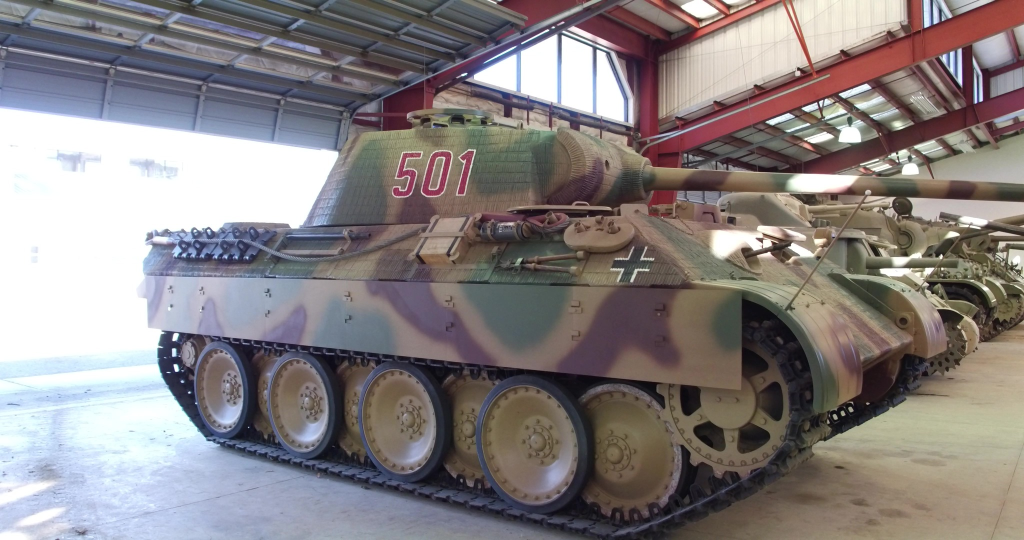
#> input picture uploads_test_images/00003.jpg, 2048 x 1080 px (shown at 1/2 size)
$ python make_downscaled_masks.py --in-dir ../uploads_test_images --out-root out.png --scales 3
#> lines starting #> are read from the running program, lines starting #| are printed output that depends on the picture
import argparse, os
from PIL import Image

def main():
    ap = argparse.ArgumentParser()
    ap.add_argument("--in-dir", required=True)
    ap.add_argument("--out-root", required=True)
    ap.add_argument("--scales", nargs="+", type=int, required=True)
    args = ap.parse_args()

    in_dir = args.in_dir
    out_root = args.out_root

    files = [f for f in os.listdir(in_dir) if f.lower().endswith((".png",".jpg",".jpeg"))]
    files.sort()

    for s in args.scales:
        out_dir = os.path.join(out_root, f"masks_{s}")
        os.makedirs(out_dir, exist_ok=True)

        for f in files:
            p = os.path.join(in_dir, f)
            im = Image.open(p).convert("L")  # mask as grayscale
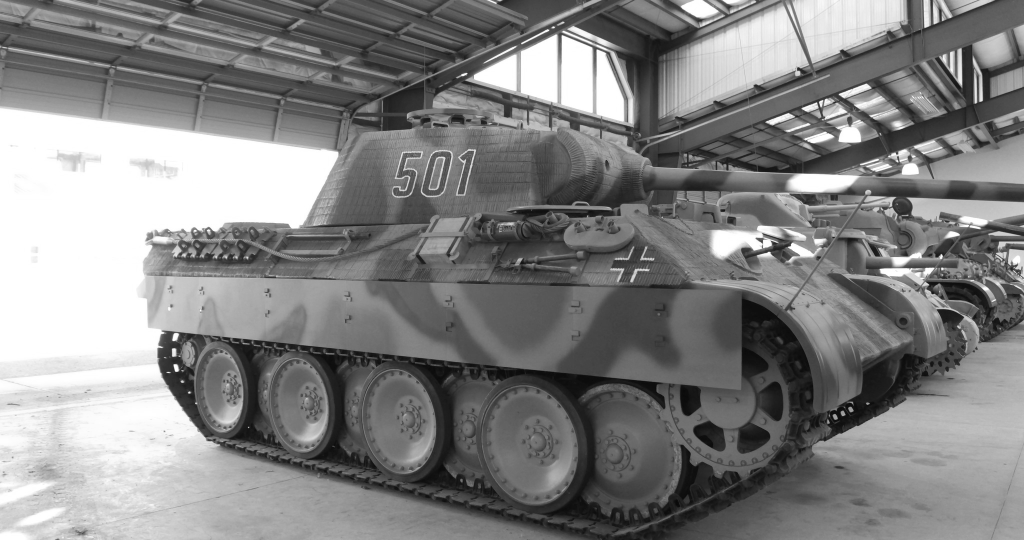
#> im: PIL image 2048x1080 L (shown at 1/2 size); min 4, max 255, mean 131.1
            w, h = im.size
#> w = 2048; h = 1080
            im2 = im.resize((max(1, w//s), max(1, h//s)), Image.NEAREST)
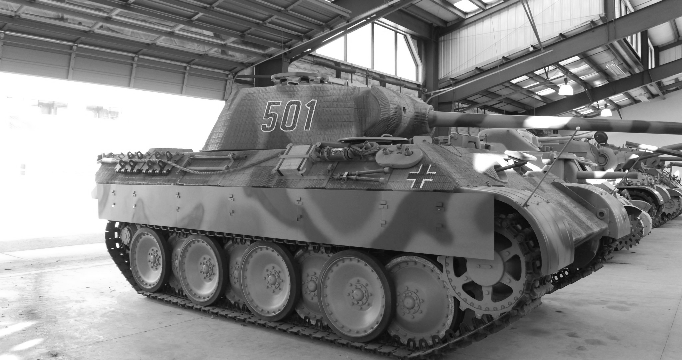
#> im2: PIL image 682x360 L; min 7, max 255, mean 131.1
            im2.save(os.path.join(out_dir, os.path.splitext(f)[0] + ".png"))

        print("DONE:", out_dir, "(", len(files), "masks )")

if __name__ == "__main__":
    main()

$ run again, on uploads_test_images/00010.jpg
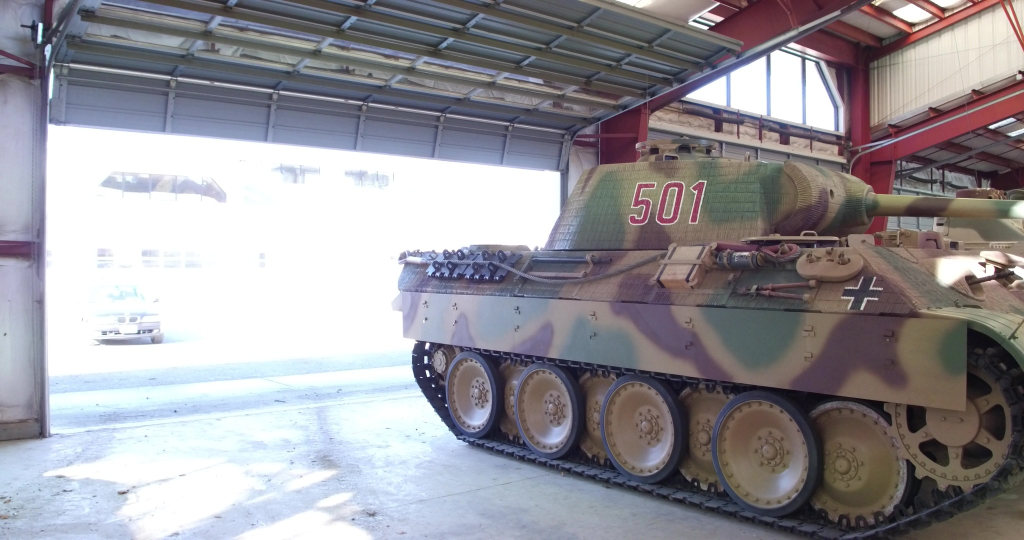
#> input picture uploads_test_images/00010.jpg, 2048 x 1080 px (shown at 1/2 size)
#> in main, `im = Image.open(p).convert("L")`:
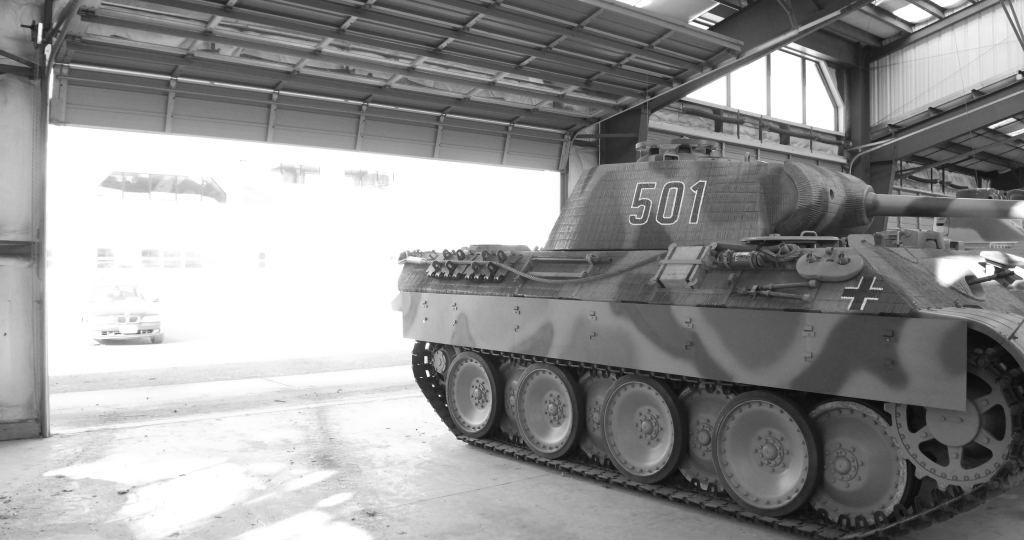
#> im: PIL image 2048x1080 L (shown at 1/2 size); min 4, max 255, mean 149
#> in main, `im2 = im.resize((max(1, w//s), max(1, h//s)), Image.NEAREST)`:
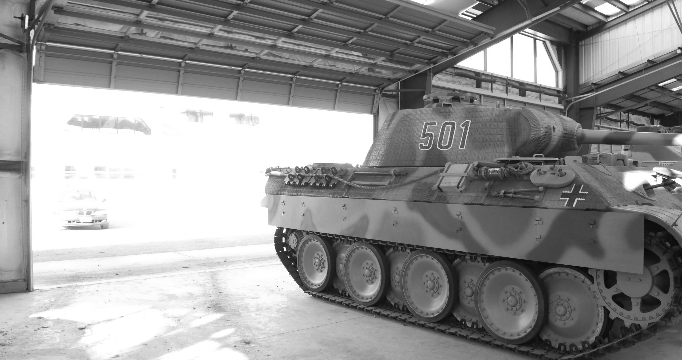
#> im2: PIL image 682x360 L; min 8, max 255, mean 149.1
